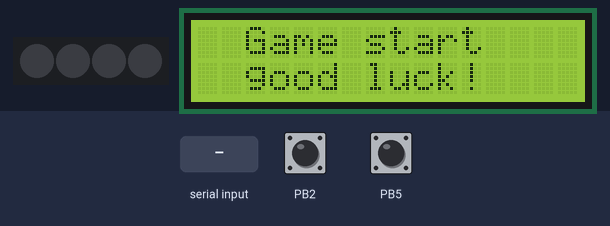
Bench run of a sketch on a simulated ATtiny85, built with avr-gcc and run on an emulated ATtiny85. Parts: 4 RGB LEDs in strip order, left to right, 16×2 character LCD. The test bench sets the inputs (shaded band); at power-on: PB2 HIGH, PB5 HIGH. Dim RGB values are drawn brighter than linear; what the sketch prints to the serial monitor is not drawn.

Above: at 4.2 s.
8.4 s: "1" received over Serial
At 10.2 s:
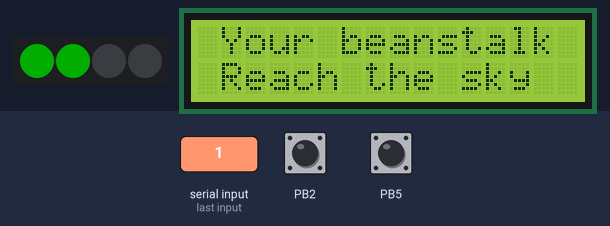
12.6 s: "0" received over Serial
At 16.6 s:
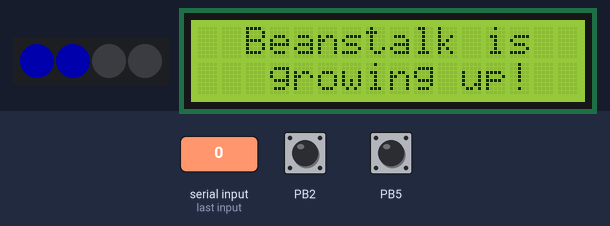
16.8 s: PB2 pulled LOW for 1.15 s
At 19.6 s:
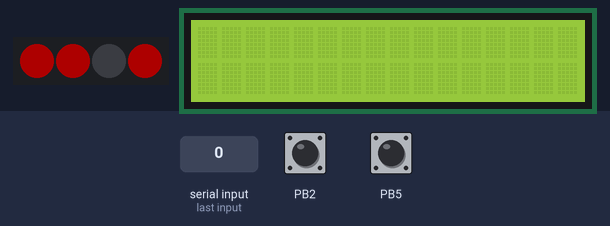
22.1 s: PB5 pulled LOW for 1.15 s
At 25.1 s:
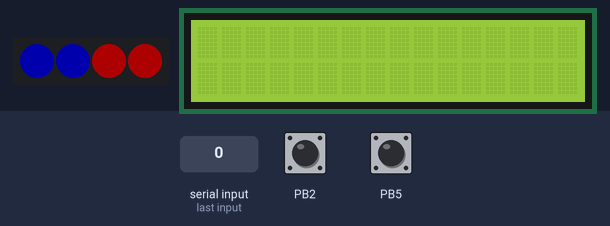
27.4 s: PB2 pulled LOW for 3.2 s
At 30.1 s:
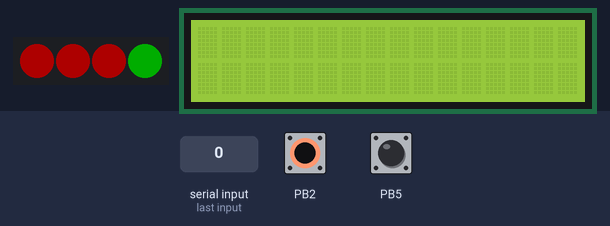
33.4 s: "1" received over Serial
At 35.0 s:
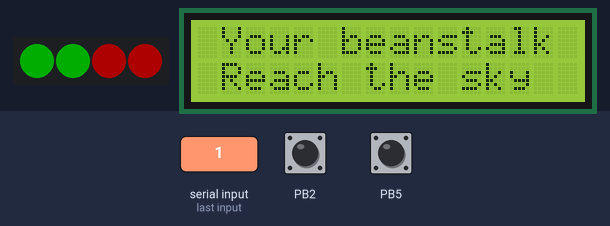
Timing chart, 0 to 43.5 s (numbered marks = the images above; inputs shaded):
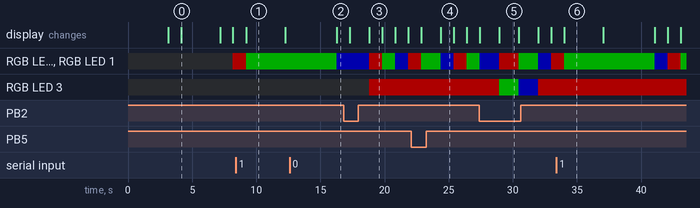

Measured:
- after the input at 8.4 s, the display: changes after 0.83 s (image 1)
- after the input at 12.6 s, the display: changes after 3.7 s (image 2)
- after the input at 33.4 s, the display: changes after 0.62 s (image 6)
- what the display in image 0 shows lasts 3.0 s, from 4.2 s to 7.2 s
- what the display in image 3 shows lasts 1.0 s, from 18.8 s to 19.8 s
- what the display in image 5 shows lasts 1.5 s, from 28.9 s to 30.4 s

The sketch:

gamemap_2.ino
```cpp
/*
 * Elf & beanstalk: an interactive board game
 * Code for PCB on game map
 *
 * Chang Heng 2022/06/13
 *
 * Functions:
 * sensing magic wand (Using CapacitiveSensor)
 * light up LED (Using Adafruit_neopixel)
 * sending winRound / beanstalk growing signal, receiving winning signal (SoftwareSerial)
 * Showing message on LCD (Using LiquidCrystal_I2C, Wire)
 *
 *
 * How does it work:
 * Show welcome words and instructions on LCD
 * Sense 2 sensor to set winround to 7 or 14 (show words on LCD), and another sensor to confirm (show words on LCD), and then send the winround signal out
 * Each time sensor is activated, LED change color from Red, Green, to Blue
 * Every 3 times (Blue), send signal out to grow beanstalk and show words on LCD
 * When receive winning signal, show words on LCD
 */


/*
// Serial setting
#include <SoftwareSerial.h>
SoftwareSerial mySerial(0,1); //RX, TX
*/

// LCD setting
#include <LiquidCrystal_I2C.h>
#include <Wire.h>    // A4 (SDA), A5 (SCL)
#define LCD_ROWS 2;  // LCD rows
#define LCD_COLS 16; // LCD columns
LiquidCrystal_I2C lcd(0x27, 16, 2);

// Sensor setting (Magic Sensor, ms)
#include <CapacitiveSensor.h>
CapacitiveSensor   ms1 = CapacitiveSensor(3,2);        // 10 megohm resistor between pins 4 & 2, pin 2 is sensor pin, add wire, foil
CapacitiveSensor   ms2 = CapacitiveSensor(6,5);
CapacitiveSensor   ms3 = CapacitiveSensor(9,8);
CapacitiveSensor   ms4 = CapacitiveSensor(12,11);
int threshold = 500; // threshold to count as "touched". less mean sensitive but also channce of mistakes.

// Parameter setting
int pr1 = 0; // player 1 touching counter (1,2,3,4,5...)
int pr2 = 0;
int pr3 = 0;
int pr4 = 0;
int bs1 = 0; // beanstalk 1 growing counter (3,6,9...)
int bs2 = 0;
int bs3 = 0;
int bs4 = 0;
int senseDelay = 500; // delay for each magic sense (to prevent sense too many times at one touch)
String winRound; // how many rounds to win
int readData; // reading data
//unsigned long valueSum1;
//unsigned long valueSum2;
//unsigned long valueSum3;
//unsigned long valueSum4;

// Neopixel setting (Neopixel, np)
#include <Adafruit_NeoPixel.h>
#ifdef __AVR__
 #include <avr/power.h> // Required for 16 MHz Adafruit Trinket
#endif
#define LED_PIN   4
#define LED_COUNT 4
Adafruit_NeoPixel np(LED_COUNT, LED_PIN, NEO_GRB + NEO_KHZ800);


void setup()
{

  Serial.begin(9600);

  // Neopixel setup
  #if defined(__AVR_ATtiny85__) && (F_CPU == 16000000)
  clock_prescale_set(clock_div_1);
  #endif
  np.begin();           // INITIALIZE NeoPixel strip object (REQUIRED)
  np.show();            // Turn OFF all pixels ASAP
  np.setBrightness(50); // Set BRIGHTNESS to about 1/5 (max = 255)


  // LCD setup
  lcd.init();
  lcd.backlight();
  lcd.clear();


  text12(3,"Welcome to",0,":Elf & Beanstalk",3);    // print welcome words

  /*
   * deciding winning round with sensors
   */
  while(true){
    text12(1,"Winning round?",1,"choose 7 or 14",1);  // print option words

    long touch1 =  ms1.capacitiveSensor(30);          // calculating sensor 1 value
    long touch2 =  ms2.capacitiveSensor(30);
    long touch3 =  ms3.capacitiveSensor(30);
    long touch4 =  ms4.capacitiveSensor(30);

    if(touch1 > threshold){      // if sensor 1 is touched
      text2(0,"",1);             // clear LCD
      text2(3,"round: 7",1);     // print words
      winRound = "7";            // set winround
      Serial.println("set seven");
    }
    if(touch2 > threshold){
      text2(0,"",1);
      text2(3,"round:14",1);
      winRound = "0";
      Serial.println("set zero");
    }
    if(touch3 > threshold){
      text12(2,"Game start",2,"good luck!",3);
      lcd.clear();                                // clear LCD
      Serial.println(winRound);                   // sending winround
      break;
    }

  }


}

void loop()
{

    /*
    // reading value from each sensor
    Serial.print(millis() - start);        // check on performance in milliseconds
    Serial.print("\t");                    // tab character for debug window spacing
    Serial.print(touch1);                  // print sensor output 1
    Serial.print("\t");
    Serial.print(touch2);                  // print sensor output 2
    Serial.print("\t");
    Serial.println(touch3);                // print sensor output 3
    Serial.print("\t");
    Serial.println(touch4);                // print sensor output 4
    delay(100);                            // arbitrary delay to limit data to Serial port
    */

    /*
    // when sensor activated, stop reading & increase touch parameter
    magicSense1();
    magicSense2();
    magicSense3();
    magicSense4();
    */


    long start = millis();
    long touch1 =  ms1.capacitiveSensor(30);
    long touch2 =  ms2.capacitiveSensor(30);
    long touch3 =  ms3.capacitiveSensor(30);
    long touch4 =  ms4.capacitiveSensor(30);

    if(touch1 > threshold){  // if  sensor is activated
    pr1=pr1+1;               // player counter +1
    delay(senseDelay);       // delay to sense again
    }

    if(touch2 > threshold){
    pr2=pr2+1;
    delay(senseDelay);
    }

    if(touch3 > threshold){
    pr3=pr3+1;
    delay(senseDelay);
    }

    if(touch4 > threshold){
    pr4=pr4+1;
    delay(senseDelay);
    }


    // light up LED as each time touch parameter increased
    magicIndicator1();
    magicIndicator2();
    magicIndicator3();
    magicIndicator4();

    /*
     *  receiving data to show words on LCD
     */
    readData = Serial.read();                       // receiving data from serial
    if(readData == '0'){                            // if beanstalk growing and no one wins yet
      text12(2,"Beanstalk is", 3,"growing up!",1);  // print words
      lcd.clear();                                  // clear LCD
    }
    if(readData == '1'){
      text12(1, "Your beanstalk", 1,"Reach the sky",3);
      lcd.clear();                            // if beanstalk growing and someone wins
      text1(4, "YOU WIN!", 3);
    }

    /*
    Serial.println("\n");
    Serial.println(pr1);
    Serial.println(pr2);
    Serial.println(pr3);
    Serial.println(pr4);
    Serial.println("\n");
    delay(500);
    */

}


void magicIndicator1(){
  if(pr1 != 0 && pr1%3 == 1){
    np.setPixelColor(3, np.Color(255, 0, 0));
    np.show();
  }
  if(pr1 != 0 && pr1%3 == 2){
    np.setPixelColor(3, np.Color(0, 255, 0));
    np.show();
  }
  if(pr1 != 0 && pr1%3 == 0){
    np.setPixelColor(3, np.Color(0, 0, 255));
    np.show();
    if(bs1 != pr1){
      Serial.println("1");
      bs1 = pr1;
    }
  }
}

void magicIndicator2(){
  if(pr2 != 0 && pr2%3 == 1){
    np.setPixelColor(2, np.Color(255, 0, 0));
    np.show();
  }
  if(pr2 != 0 && pr2%3 == 2){
    np.setPixelColor(2, np.Color(0, 255, 0));
    np.show();
  }
  if(pr2 != 0 && pr2%3 == 0){
    np.setPixelColor(2, np.Color(0, 0, 255));
    np.show();
    if(bs2 != pr2){
      Serial.println("2");
      bs2 = pr2;
    }
  }
}

void magicIndicator3(){
  if(pr3 != 0 && pr3%3 == 1){
    np.setPixelColor(1, np.Color(255, 0, 0));
    np.show();
  }
  if(pr3 != 0 && pr3%3 == 2){
    np.setPixelColor(1, np.Color(0, 255, 0));
    np.show();
  }
  if(pr3 != 0 && pr3%3 == 0){
    np.setPixelColor(1, np.Color(0, 0, 255));
    np.show();
    if(bs3 != pr3){
      Serial.println("3");
      bs3 = pr3;
    }
  }
}

void magicIndicator4(){
  if(pr4 != 0 && pr4%3 == 1){
    np.setPixelColor(0, np.Color(255, 0, 0));
    np.show();
  }
  if(pr4 != 0 && pr4%3 == 2){
    np.setPixelColor(0, np.Color(0, 255, 0));
    np.show();
  }
  if(pr4 != 0 && pr4%3 == 0){
    np.setPixelColor(0, np.Color(0, 0, 255));
    np.show();
    if(bs4 != pr4){
      Serial.println("4");
      bs4 = pr4;
    }

  }
}

void text1 (int a,String b,int e){
  lcd.clear();
  lcd.setCursor(a, 0); // (Column 0~15, Row 0~1)
  lcd.print(b);
  delay(e*1000);
}

void text2 (int a,String b,int e){
  lcd.clear();
  lcd.setCursor(a, 1); // (Column 0~15, Row 0~1)
  lcd.print(b);
  delay(e*1000);
}

void text12(int a,String b,int c,String d,int e){
  lcd.clear();
  lcd.setCursor(a, 0); // (Column 0~15, Row 0~1)
  lcd.print(b);
  lcd.setCursor(c, 1); // (Column 0~15, Row 0~1)
  lcd.print(d);
  delay(e*1000);
}


/*
// This is a code example for a touch lamp. It require to either touch the pin 8 wire or to get close to an antenna, and it stops the readings when the threshold is reached. You might want to adjust values A, B and C according to your particular project.
void magicSense1(){
  long touch1 =  ms1.capacitiveSensor(80);  //a: Sensor resolution is set to 80

  if (touch1 > 100) { //b: Arbitrary number
    valueSum1 += touch1;
     Serial.println(touch1);
    if (valueSum1 >= threshold) //c: This value is the threshold, a High value means it takes longer to trigger
    {
       Serial.print("Trigger: ");
       Serial.println(valueSum1);
      pr1=pr1+1;               // player counter +1
      delay(senseDelay);       // delay to sense again
      if (valueSum1 > 0) { valueSum1 = 0; } //Reset
      ms1.reset_CS_AutoCal(); //Stops readings
    }
  } else {
    valueSum1 = 0; //Timeout caused by bad readings
  }

}

void magicSense2(){
  long touch2 =  ms2.capacitiveSensor(80);  //a: Sensor resolution is set to 80

  if (touch2 > 100) { //b: Arbitrary number
    valueSum2 += touch2;
     Serial.println(touch2);
    if (valueSum2 >= threshold) //c: This value is the threshold, a High value means it takes longer to trigger
    {
       Serial.print("Trigger: ");
       Serial.println(valueSum2);
      pr2=pr2+1;               // player counter +1
      delay(senseDelay);       // delay to sense again
      if (valueSum2 > 0) { valueSum2 = 0; } //Reset
      ms2.reset_CS_AutoCal(); //Stops readings
    }
  } else {
    valueSum2 = 0; //Timeout caused by bad readings
  }

}


void magicSense3(){
  long touch3 =  ms3.capacitiveSensor(80);  //a: Sensor resolution is set to 80

  if (touch3 > 100) { //b: Arbitrary number
    valueSum3 += touch3;
     Serial.println(touch3);
    if (valueSum3 >= threshold) //c: This value is the threshold, a High value means it takes longer to trigger
    {
       Serial.print("Trigger: ");
       Serial.println(valueSum3);
      pr3=pr3+1;               // player counter +1
      delay(senseDelay);       // delay to sense again
      if (valueSum3 > 0) { valueSum3 = 0; } //Reset
      ms3.reset_CS_AutoCal(); //Stops readings
    }
  } else {
    valueSum3 = 0; //Timeout caused by bad readings
  }

}

void magicSense4(){
  long touch4 =  ms4.capacitiveSensor(80);  //a: Sensor resolution is set to 80

  if (touch4 > 100) { //b: Arbitrary number
    valueSum4 += touch4;
     Serial.println(touch4);
    if (valueSum4 >= threshold) //c: This value is the threshold, a High value means it takes longer to trigger
    {
       Serial.print("Trigger: ");
       Serial.println(valueSum4);
      pr4=pr4+1;               // player counter +1
      delay(senseDelay);       // delay to sense again
      if (valueSum4 > 0) { valueSum4 = 0; } //Reset
      ms4.reset_CS_AutoCal(); //Stops readings
    }
  } else {
    valueSum4 = 0; //Timeout caused by bad readings
  }

}
*/
```
